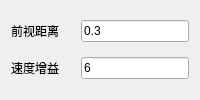
                   <widget class="QWidget" name="Purepursuit_3">
                    <attribute name="title">
                     <string>纯跟踪</string>
                    </attribute>
                    <layout class="QGridLayout" name="gridLayout_22" columnstretch="1,0">
                     <item row="1" column="1">
                      <widget class="QLineEdit" name="ql_PP_LD_3">
                       <property name="text">
                        <string>0.3</string>
                       </property>
                      </widget>
                     </item>
                     <item row="2" column="1">
                      <widget class="QLineEdit" name="ql_PP_SG_3">
                       <property name="text">
                        <string>6</string>
                       </property>
                      </widget>
                     </item>
                     <item row="2" column="0">
                      <widget class="QLabel" name="ql_SG_3">
                       <property name="text">
                        <string>速度增益</string>
                       </property>
                      </widget>
                     </item>
                     <item row="1" column="0">
                      <widget class="QLabel" name="ql_LD_3">
                       <property name="text">
                        <string>前视距离</string>
                       </property>
                      </widget>
                     </item>
                    </layout>
                   </widget>
